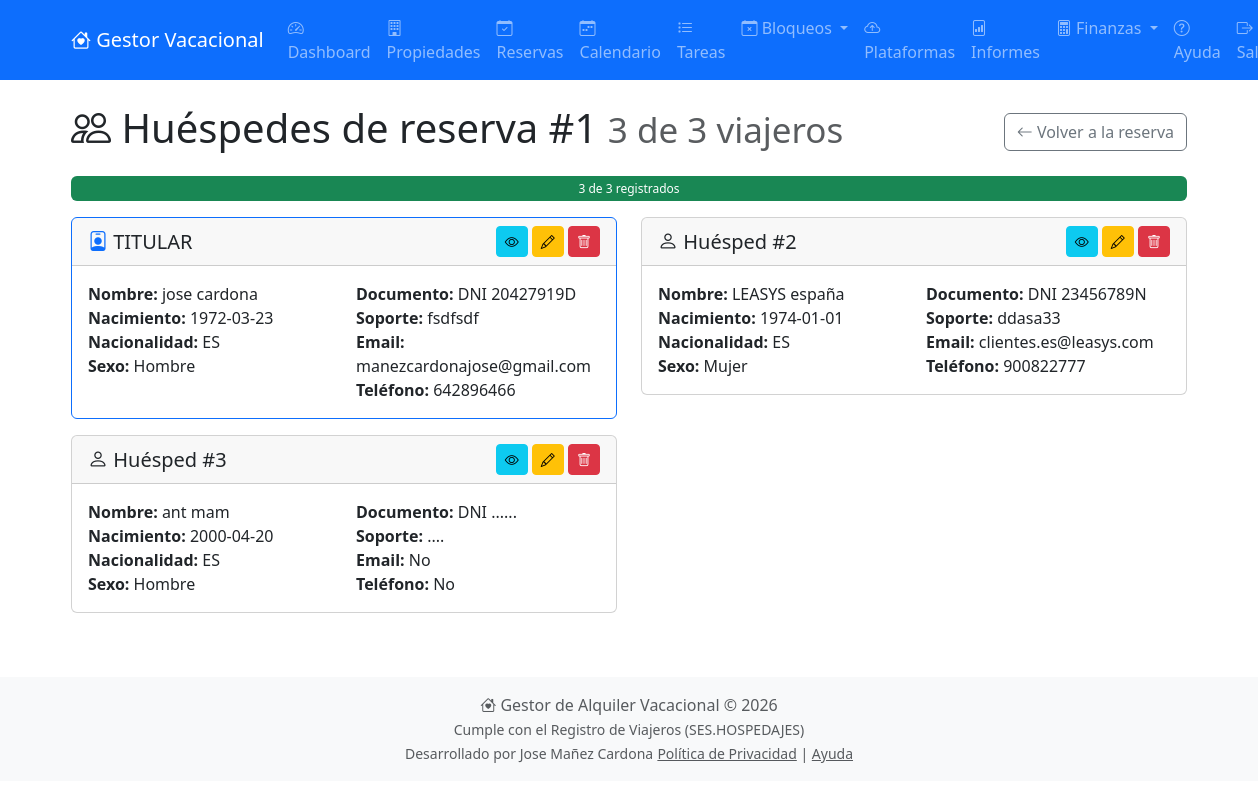
The app's page /huespedes/reserva/1 (signed in) with its own data.
### models.py (models this page shows, shortened)
class Reserva(db.Model):
    __tablename__ = 'reservas'
    id = db.Column(db.Integer, primary_key=True)
    propiedad_id = db.Column(db.Integer, db.ForeignKey('propiedades.id'), nullable=False)
    num_huespedes = db.Column(db.Integer, default=1)
    num_menores = db.Column(db.Integer, default=0)
    relacion_parentesco = db.Column(db.String(200), nullable=True)
    fecha_entrada = db.Column(db.Date, nullable=False)
    fecha_salida = db.Column(db.Date, nullable=False)
    subtotal_habitaciones = db.Column(db.Float, default=0)
    impuesto_aplicado = db.Column(db.Float, default=0)
    total_impuestos = db.Column(db.Float, default=0)
    retencion_aplicada = db.Column(db.Float, default=0)
    retencion_total = db.Column(db.Float, default=0)  # Nota: en tu error aparece 'retención_total'
    precio_total = db.Column(db.Float)
    deposito_pagado = db.Column(db.Float, default=0)
    saldo_pendiente = db.Column(db.Float, default=0)
    fecha_pago_total = db.Column(db.Date, nullable=True)
    estado = db.Column(db.String(20), default='confirmada')
    notas = db.Column(db.Text)
    fecha_creacion = db.Column(db.DateTime, default=datetime.utcnow)
    origen = db.Column(db.String(50), default='manual')
    external_id = db.Column(db.String(100), unique=True, nullable=True)
    propiedad = db.relationship('Propiedad', back_populates='reservas')
    tareas = db.relationship('Tarea', back_populates='reserva_rel', lazy='dynamic')
    habitaciones_asignadas = db.relationship('ReservaHabitacion', back_populates='reserva', lazy='dynamic', cascade='all, delete-orphan')
    pagos = db.relationship('PagoReserva', back_populates='reserva', lazy='dynamic', cascade='all, delete-orphan')
    ingresos = db.relationship('Ingreso', back_populates='reserva', lazy='dynamic')
    huespedes = db.relationship('Huesped', back_populates='reserva', lazy='dynamic', cascade='all, delete-orphan')

class Huesped(db.Model):
    __tablename__ = 'huespedes'
    id = db.Column(db.Integer, primary_key=True)  # 🔴 ESTA LÍNEA ES LA QUE FALTA
    reserva_id = db.Column(db.Integer, db.ForeignKey('reservas.id'), nullable=False)
    nombre = db.Column(db.String(100), nullable=False)
    apellidos = db.Column(db.String(100), nullable=False)
    sexo = db.Column(db.String(10), nullable=False)
    fecha_nacimiento = db.Column(db.Date, nullable=False)
    nacionalidad = db.Column(db.String(50), nullable=False)
    tipo_documento = db.Column(db.String(20), nullable=False)
    numero_documento = db.Column(db.String(200))   # almacenado cifrado
    numero_soporte = db.Column(db.String(200))     # almacenado cifrado
    domicilio = db.Column(db.String(200))
    ciudad = db.Column(db.String(100))
    codigo_postal = db.Column(db.String(20))
    pais = db.Column(db.String(50))
    telefono = db.Column(db.String(20))
    email = db.Column(db.String(120))
    reserva = db.relationship('Reserva', back_populates='huespedes')

### huespedes.py (the view)
@huespedes_bp.route('/reserva/<int:reserva_id>')
@login_required
def index(reserva_id):
    reserva = Reserva.query.get_or_404(reserva_id)
    propiedad = Propiedad.query.get(reserva.propiedad_id)
    if propiedad.usuario_id != current_user.id:
        flash('No autorizado', 'danger')
        return redirect(url_for('reservas.index'))
    return render_template('huespedes/index.html', reserva=reserva)

### app.py (called while the page is built)
@login.user_loader
def load_user(user_id):
    return db.session.get(User, int(user_id))

### templates/huespedes/index.html (shortened to what this page needs)
{% extends "base.html" %}
{% block content %}
<div class="d-flex justify-content-between align-items-center mb-3">
    <h1>
        <i class="bi bi-people"></i> Huéspedes de reserva #{{ reserva.id }}
        <small class="text-muted">{{ reserva.huespedes.count() }} de {{ reserva.num_huespedes }} viajeros</small>
    </h1>
    <div>
        <a href="{{ url_for('reservas.ver', id=reserva.id) }}" class="btn btn-outline-secondary">
            <i class="bi bi-arrow-left"></i> Volver a la reserva
        </a>
    </div>
</div>
<div class="progress mb-3" style="height: 25px;">
    <div class="progress-bar bg-success" role="progressbar"
         style="width: {{ (reserva.huespedes.count() / reserva.num_huespedes * 100)|round }}%"
         aria-valuenow="{{ reserva.huespedes.count() }}" aria-valuemin="0" aria-valuemax="{{ reserva.num_huespedes }}">
        {{ reserva.huespedes.count() }} de {{ reserva.num_huespedes }} registrados
    </div>
</div>
{% if reserva.huespedes.count() > 0 %}
<div class="row">
    {% for huesped in reserva.huespedes %}
    <div class="col-md-6 mb-3">
        <div class="card {% if loop.first %}border-primary{% endif %}">
            <div class="card-header d-flex justify-content-between align-items-center">
                <h5 class="mb-0">
                    {% if loop.first %}
                    <i class="bi bi-person-badge text-primary"></i> TITULAR
                    {% else %}
                    <i class="bi bi-person"></i> Huésped #{{ loop.index }}
                    {% endif %}
                </h5>
                <div>
                    <a href="{{ url_for('huespedes.ver', id=huesped.id) }}" class="btn btn-sm btn-info">
                        <i class="bi bi-eye"></i>
                    </a>
                    <a href="{{ url_for('huespedes.editar', id=huesped.id) }}" class="btn btn-sm btn-warning">
                        <i class="bi bi-pencil"></i>
                    </a>
                    <form action="{{ url_for('huespedes.eliminar', id=huesped.id) }}" method="POST" class="d-inline">
                        <button type="submit" class="btn btn-sm btn-danger"
                                onclick="return confirm('¿Eliminar este huésped?')">
                            <i class="bi bi-trash"></i>
                        </button>
                    </form>
                </div>
            </div>
            <div class="card-body">
                <div class="row">
                    <div class="col-6">
                        <strong>Nombre:</strong> {{ huesped.nombre }} {{ huesped.apellidos }}<br>
                        <strong>Nacimiento:</strong> {{ huesped.fecha_nacimiento }}<br>
                        <strong>Nacionalidad:</strong> {{ huesped.nacionalidad }}<br>
                        <strong>Sexo:</strong> {{ huesped.sexo }}
                    </div>
                    <div class="col-6">
                        <strong>Documento:</strong> {{ huesped.tipo_documento }} {{ huesped.numero_documento }}<br>
                        {% if huesped.numero_soporte %}
                        <strong>Soporte:</strong> {{ huesped.numero_soporte }}<br>
                        {% endif %}
                        <strong>Email:</strong> {{ huesped.email or 'No' }}<br>
                        <strong>Teléfono:</strong> {{ huesped.telefono or 'No' }}
                    </div>
                </div>
            </div>
        </div>
    </div>
    {% endfor %}
</div>
{% endif %}
{% endblock %}py

### records on screen
Reserva: id "1", num_huespedes "3"
Huesped: shows "TITULAR", nombre "jose", apellidos "cardona", fecha_nacimiento "1972-03-23", nacionalidad "ES", sexo "Hombre", tipo_documento "DNI", numero_documento "20427919D", numero_soporte "fsdfsdf", email "manezcardonajose@gmail.com", telefono "642896466"
Huesped: nombre "LEASYS", apellidos "españa", fecha_nacimiento "1974-01-01", nacionalidad "ES", sexo "Mujer", tipo_documento "DNI", numero_documento "23456789N", numero_soporte "ddasa33", email "clientes.es@leasys.com", telefono "900822777"
Huesped: nombre "ant", apellidos "mam", fecha_nacimiento "2000-04-20", nacionalidad "ES", sexo "Hombre", tipo_documento "DNI", numero_documento "......", numero_soporte "....", email "No", telefono "No"

### other values on screen
{{ reserva.huespedes.count() }} "3"
